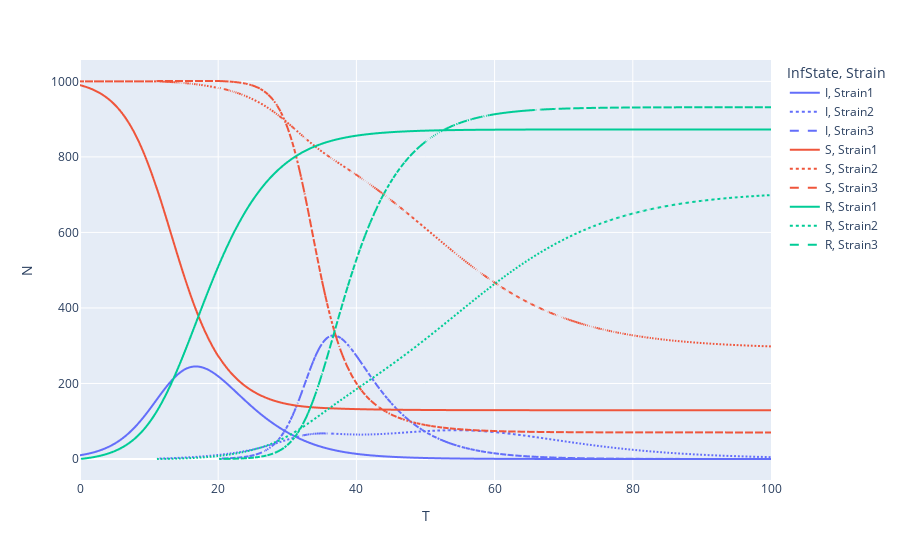

The notebook cell this image was saved under:
### Markdown cell above
Now let's plot it.

### Code cell
import plotly.express as px

long_epi = SIR_3Strain.full_epi.melt(id_vars=['N','T'], var_name='Strain', value_name="InfState")
long_epi = long_epi.groupby(["T","Strain","InfState"]).sum().reset_index()

epi_fig = px.line(long_epi, x="T", y="N", color="InfState", line_dash="Strain")
epi_fig.show()

### Figure 1 — Plotly figure (JSON) as saved in the notebook; plotly's stock layout.template omitted (floating-point values rounded to 4 significant figures; data arrays with more than 128 entries replaced by an {"elided": "..."} marker saying what was removed)
{"data": [{"hovertemplate": "InfState=I<br>Strain=Strain1<br>T=%{x}<br>N=%{y}<extra></extra>", "legendgroup": "I, Strain1", "line": {"color": "#636efa", "dash": "solid"}, "marker": {"symbol": "circle"}, "mode": "lines", "name": "I, Strain1", "showlegend": true, "type": "scattergl", "x": {"elided": "401 float values"}, "xaxis": "x", "y": {"elided": "401 float values"}, "yaxis": "y"}, {"hovertemplate": "InfState=I<br>Strain=Strain2<br>T=%{x}<br>N=%{y}<extra></extra>", "legendgroup": "I, Strain2", "line": {"color": "#636efa", "dash": "dot"}, "marker": {"symbol": "circle"}, "mode": "lines", "name": "I, Strain2", "showlegend": true, "type": "scattergl", "x": {"elided": "356 float values"}, "xaxis": "x", "y": {"elided": "356 float values"}, "yaxis": "y"}, {"hovertemplate": "InfState=I<br>Strain=Strain3<br>T=%{x}<br>N=%{y}<extra></extra>", "legendgroup": "I, Strain3", "line": {"color": "#636efa", "dash": "dash"}, "marker": {"symbol": "circle"}, "mode": "lines", "name": "I, Strain3", "showlegend": true, "type": "scattergl", "x": {"elided": "320 float values"}, "xaxis": "x", "y": {"elided": "320 float values"}, "yaxis": "y"}, {"hovertemplate": "InfState=S<br>Strain=Strain1<br>T=%{x}<br>N=%{y}<extra></extra>", "legendgroup": "S, Strain1", "line": {"color": "#EF553B", "dash": "solid"}, "marker": {"symbol": "circle"}, "mode": "lines", "name": "S, Strain1", "showlegend": true, "type": "scattergl", "x": {"elided": "401 float values"}, "xaxis": "x", "y": {"elided": "401 float values"}, "yaxis": "y"}, {"hovertemplate": "InfState=S<br>Strain=Strain2<br>T=%{x}<br>N=%{y}<extra></extra>", "legendgroup": "S, Strain2", "line": {"color": "#EF553B", "dash": "dot"}, "marker": {"symbol": "circle"}, "mode": "lines", "name": "S, Strain2", "showlegend": true, "type": "scattergl", "x": {"elided": "401 float values"}, "xaxis": "x", "y": {"elided": "401 float values"}, "yaxis": "y"}, {"hovertemplate": "InfState=S<br>Strain=Strain3<br>T=%{x}<br>N=%{y}<extra></extra>", "legendgroup": "S, Strain3", "line": {"color": "#EF553B", "dash": "dash"}, "marker": {"symbol": "circle"}, "mode": "lines", "name": "S, Strain3", "showlegend": true, "type": "scattergl", "x": {"elided": "401 float values"}, "xaxis": "x", "y": {"elided": "401 float values"}, "yaxis": "y"}, {"hovertemplate": "InfState=R<br>Strain=Strain1<br>T=%{x}<br>N=%{y}<extra></extra>", "legendgroup": "R, Strain1", "line": {"color": "#00cc96", "dash": "solid"}, "marker": {"symbol": "circle"}, "mode": "lines", "name": "R, Strain1", "showlegend": true, "type": "scattergl", "x": {"elided": "400 float values"}, "xaxis": "x", "y": {"elided": "400 float values"}, "yaxis": "y"}, {"hovertemplate": "InfState=R<br>Strain=Strain2<br>T=%{x}<br>N=%{y}<extra></extra>", "legendgroup": "R, Strain2", "line": {"color": "#00cc96", "dash": "dot"}, "marker": {"symbol": "circle"}, "mode": "lines", "name": "R, Strain2", "showlegend": true, "type": "scattergl", "x": {"elided": "356 float values"}, "xaxis": "x", "y": {"elided": "356 float values"}, "yaxis": "y"}, {"hovertemplate": "InfState=R<br>Strain=Strain3<br>T=%{x}<br>N=%{y}<extra></extra>", "legendgroup": "R, Strain3", "line": {"color": "#00cc96", "dash": "dash"}, "marker": {"symbol": "circle"}, "mode": "lines", "name": "R, Strain3", "showlegend": true, "type": "scattergl", "x": {"elided": "320 float values"}, "xaxis": "x", "y": {"elided": "320 float values"}, "yaxis": "y"}], "layout": {"legend": {"title": {"text": "InfState, Strain"}, "tracegroupgap": 0}, "margin": {"t": 60}, "xaxis": {"anchor": "y", "domain": [0, 1], "title": {"text": "T"}}, "yaxis": {"anchor": "x", "domain": [0, 1], "title": {"text": "N"}}}}
